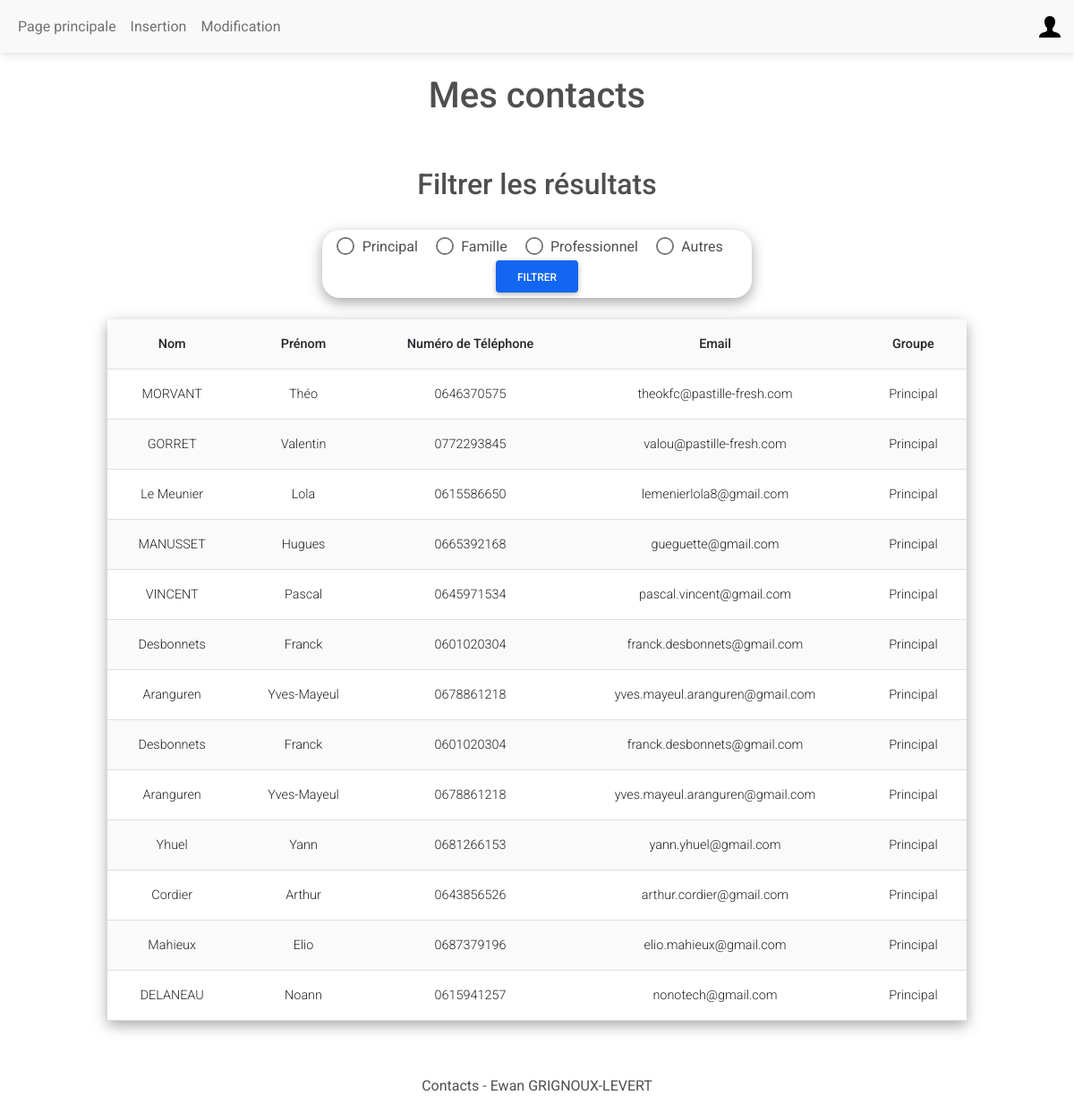
The page /index.php?inlineRadioOptions=Principal (signed in) on the database its author committed.
### tables this page shows
CREATE TABLE "Coordonnees" (
	"id"	INTEGER,
	"nom"	VARCHAR(30) NOT NULL,
	"prenom"	VARCHAR(30) NOT NULL,
	"phoneNumber"	VARCHAR(10),
	"email"	VARCHAR(40) CHECK("email" LIKE '%@%'),
	"idUsers"	INTEGER NOT NULL,
	"groups"	VARCHAR(10) NOT NULL CHECK("groups" IN ('Principal', 'Travail', 'Famille', 'Autre')),
	FOREIGN KEY("idUsers") REFERENCES "Users"("id") ON UPDATE CASCADE ON DELETE CASCADE,
	PRIMARY KEY("id" AUTOINCREMENT)
);

### index.php (the view, shortened to what this page needs)
<!DOCTYPE html>
<html lang="fr">
    <head>
        <link href="http://localhost/WEB2/IUT-Projet-WEB/style.css" rel="stylesheet" type="text/css">
        <link rel="stylesheet" href="https://cdnjs.cloudflare.com/ajax/libs/font-awesome/6.0.0/css/all.min.css%22/%3E">
        <link rel="stylesheet" href="css/mdb.min.css" />
    </head>
    <body>
        <nav class="navbar navbar-expand-lg navbar-light bg-light">
            <div class="container-fluid">
                <div class="collapse navbar-collapse" id="navbarSupportedContent">
                    <ul class="navbar-nav me-auto mb-2 mb-lg-0">
                        <li class="nav-item">
                        <a class="nav-link" href="index.php">Page principale</a>
                        </li>
                        <?php
                            if(isset($_SESSION) && $_SESSION['status']=='admin'){
                                echo '<li class="nav-item">';
                                echo '<a class="nav-link" href="insertion.php">Insertion</a>';
                                echo '</li>';
                                echo '<li class="nav-item">';
                                echo '<a class="nav-link" href="modification.php">Modification</a>';
                                echo '</li>';
                            }
                        ?>
                    </ul>
                </div>
                <div class="dropdown">
                    <a class="dropdown-toggle d-flex align-items-center hidden-arrow" href="#" id="navbarDropdownMenuAvatar" role="button" data-mdb-toggle="dropdown" aria-expanded="false">
                        <img src="img/user.png" alt="user icon" loading="lazy">
                    </a>
                </div>
            </div>
        </nav>
        <h1>Mes contacts</h1>
        <section>
            <h2>Filtrer les résultats</h2>
            <form id="ind_form" action="#" method="GET">
                <div class="form-check form-check-inline">
                    <input class="form-check-input" type="radio" name="inlineRadioOptions" id="inlineRadio1" value="Principal" />
                    <label class="form-check-label" for="inlineRadio1">Principal</label>
                </div>
                <div class="form-check form-check-inline">
                    <input class="form-check-input" type="radio" name="inlineRadioOptions" id="inlineRadio2" value="Famille" />
                    <label class="form-check-label" for="inlineRadio1">Famille</label>
                </div>
                <div class="form-check form-check-inline">
                    <input class="form-check-input" type="radio" name="inlineRadioOptions" id="inlineRadio3" value="Professionnel" />
                    <label class="form-check-label" for="inlineRadio1">Professionnel</label>
                </div>
                <div class="form-check form-check-inline">
                    <input class="form-check-input" type="radio" name="inlineRadioOptions" id="inlineRadio4" value="Autres" />
                    <label class="form-check-label" for="inlineRadio1">Autres</label>
                </div>
                <input type="submit" class="btn btn-primary" id="ind_button" value='Filtrer'>
            </form>
        </section>
        <?php
        $madb = new PDO('sqlite:'.$_SERVER["DOCUMENT_ROOT"]."/WEB2/IUT-Projet-WEB/DB/database.sqlite") ;
        if (!empty($_GET)){
            $groups_filtre= $madb->quote($_GET["inlineRadioOptions"]);
            $query = 'SELECT * FROM Coordonnees WHERE idUsers LIKE '.$_SESSION["id"].' AND groups LIKE '.$groups_filtre.';';
            $result = $madb->query($query);
            $tb = "
                <tr>
                <th scope='col'>Nom</th>
                <th scope='col'>Prénom</th>
                <th scope='col'>Numéro de Téléphone</th>
                <th scope='col'>Email</th>
                <th scope='col'>Groupe</th>
                </tr>
                <tr>
            ";
            while ($row = $result->fetch(PDO::FETCH_ASSOC)) {
                $nom = $row["nom"];
                $prenom = $row["prenom"];
                $phone = $row["phoneNumber"];
                $mail = $row["email"];
                $groups = $row["groups"];
                $tb .= "<td> $nom </td>";
                $tb .= "<td> $prenom </td>";
                $tb .= "<td> $phone </td>";
                $tb .= "<td> $mail </td>";
                $tb .= "<td> $groups </td>";
                $tb .= "</tr>";
            }
        }
        echo "<div table-responsive>
            <table class='table table-striped ' id='index_tab'>
            $tb
            </table>";
        ?>
        <footer>
            <p>Contacts - Ewan GRIGNOUX-LEVERT</p>
        </footer>
    </body>
</html>

### style.css (style rules this page uses)
h1, h2 { text-align: center; padding: 2%; }
body { position: relative; margin: 0; padding: 0; min-height: 100%; width: 100%; }
#ind_form { text-align: center; padding: 0.5%; margin-left: 30%; margin-bottom: 2%; width : 40%; box-shadow: rgba(0, 0, 0, 0.35) 0px 5px 15px; border-radius: 20px; }
#index_tab { width: 80%; margin-left: 10%; box-shadow: rgba(0, 0, 0, 0.35) 0px 5px 15px; text-align: center; }
footer { margin-top: 5%; margin-bottom: 0%; width: 100%; text-align: center; }

### rows shown on the page
coordonnees: nom "MORVANT", prenom "Théo", phoneNumber "0646370575", email "theokfc@pastille-fresh.com", groups "Principal"
coordonnees: nom "GORRET", prenom "Valentin", phoneNumber "0772293845", email "valou@pastille-fresh.com", groups "Principal"
coordonnees: nom "Le Meunier", prenom "Lola", phoneNumber "0615586650", email "lemenierlola8@gmail.com", groups "Principal"
coordonnees: nom "MANUSSET", prenom "Hugues", phoneNumber "0665392168", email "gueguette@gmail.com", groups "Principal"
coordonnees: nom "VINCENT", prenom "Pascal", phoneNumber "0645971534", email "pascal.vincent@gmail.com", groups "Principal"
coordonnees: nom "Desbonnets", prenom "Franck", phoneNumber "0601020304", email "franck.desbonnets@gmail.com", groups "Principal"
coordonnees: nom "Aranguren", prenom "Yves-Mayeul", phoneNumber "0678861218", email "yves.mayeul.aranguren@gmail.com", groups "Principal"
coordonnees: nom "Desbonnets", prenom "Franck", phoneNumber "0601020304", email "franck.desbonnets@gmail.com", groups "Principal"
coordonnees: nom "Aranguren", prenom "Yves-Mayeul", phoneNumber "0678861218", email "yves.mayeul.aranguren@gmail.com", groups "Principal"
coordonnees: nom "Yhuel", prenom "Yann", phoneNumber "0681266153", email "yann.yhuel@gmail.com", groups "Principal"
coordonnees: nom "Cordier", prenom "Arthur", phoneNumber "0643856526", email "arthur.cordier@gmail.com", groups "Principal"
coordonnees: nom "Mahieux", prenom "Elio", phoneNumber "0687379196", email "elio.mahieux@gmail.com", groups "Principal"
coordonnees: nom "DELANEAU", prenom "Noann", phoneNumber "0615941257", email "nonotech@gmail.com", groups "Principal"
